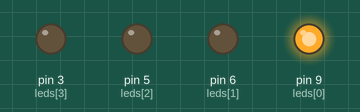
Simulated run of this sketch. Board: Arduino Uno, built with avr-gcc and run on an emulated ATmega328P. Shown: output pins drawn as LEDs (lit = HIGH).

Above: at 0.2 s.
At 1.2 s:
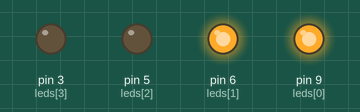
At 2.2 s:
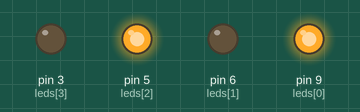
At 4.7 s:
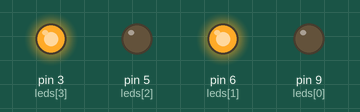
At 7.2 s:
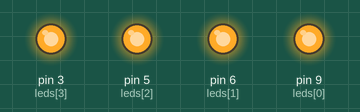
At 9.7 s:
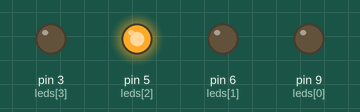
Timing chart, 0 to 10.4 s (numbered marks = the images above):
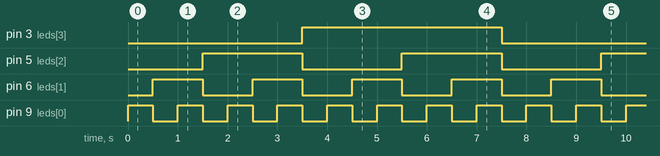

Measured:
- by itself, pin 3 (leds[3]): alternates HIGH for 4.0 s and LOW for 4.0 s
- by itself, pin 5 (leds[2]): alternates HIGH for 2.0 s and LOW for 2.0 s
- by itself, pin 6 (leds[1]): alternates HIGH for 1.0 s and LOW for 1.0 s
- by itself, pin 9 (leds[0]): alternates HIGH for 0.50 s and LOW for 0.50 s

The sketch:

sketch_binaryCounter.ino
```cpp
byte leds[] = {9,6,5,3}; //output pins for the LEDs
int delayTime = 500; //delay time before add to the count

void setup() {
  for(byte i = 0; i < sizeof(leds); i++) pinMode(leds[i], OUTPUT); //set up each pin as an output
}

void loop() {
  CheckPinPowerRecursion(0);  //start the counter with 0
  delay(delayTime);
}

void CheckPinPowerRecursion(byte p){
  if(digitalRead(leds[p]) == false) digitalWrite(leds[p], HIGH);//if the LED is not powered, power it
  else if(p==sizeof(leds)-1) TurnOffAllLEDs(); //if the LED is powered, but is the last LED, turn off all LEDs to start over
  else{ //if the LED is powered, and isn't last LED
    digitalWrite(leds[p], LOW); //turn it off
    CheckPinPowerRecursion(p+1); //and check the next LED in sequence
  }
}

void TurnOffAllLEDs(){ //iterate through all LEDs and turn them off
  for(byte i = 0; i < sizeof(leds); i++)
    digitalWrite(leds[i], LOW);
}
```
